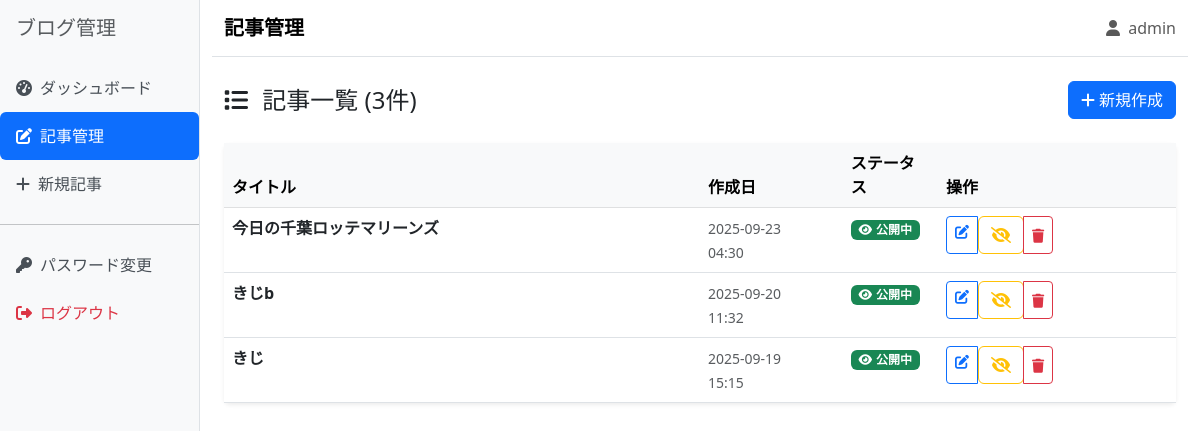
The app's page /admin/posts (signed in), older data.
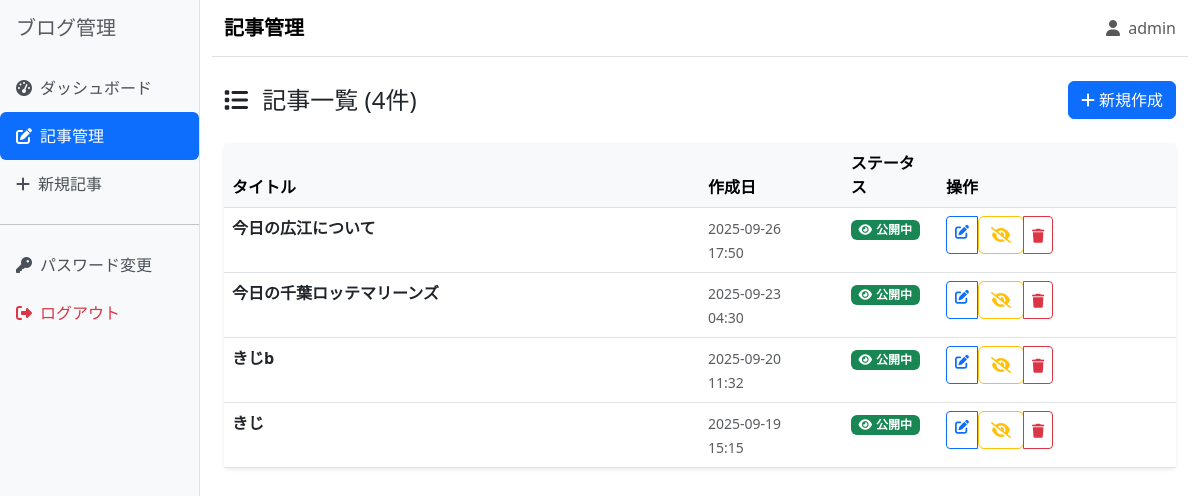
The same page, newer data.
### app.py (models this page shows, shortened)
class Post(db.Model):
    __tablename__ = 'posts'
    id = db.Column(db.Integer, primary_key=True)
    title = db.Column(db.String(200), nullable=False)
    content = db.Column(db.Text, nullable=False)
    created_at = db.Column(db.DateTime, default=datetime.now)
    updated_at = db.Column(db.DateTime, default=datetime.now, onupdate=datetime.now)
    is_published = db.Column(db.Boolean, default=False)

### app.py (the view)
@app.route('/admin/posts')
@login_required
def admin_posts():
    posts = Post.query.order_by(Post.created_at.desc()).all()
    posts_tuple = [
        (post.id, post.title, post.created_at.strftime('%Y-%m-%d %H:%M:%S'), post.is_published)
        for post in posts
    ]
    return render_template('admin/posts.html', posts=posts_tuple)

### app.py (called while the page is built)
def login_required(f):
    @wraps(f)
    def decorated_function(*args, **kwargs):
        if 'admin_logged_in' not in session:
            flash('ログインが必要です', 'error')
            return redirect(url_for('login'))
        return f(*args, **kwargs)
    return decorated_function

### templates/admin/posts.html (shortened to what this page needs)
{% extends "admin/base.html" %}
{% block page_title %}記事管理{% endblock %}
{% block content %}
<div class="d-flex justify-content-between align-items-center mb-4">
    <h4 class="mb-0">
        <i class="fas fa-list me-2"></i>
        記事一覧 ({{ posts|length }}件)
    </h4>
    <a href="{{ url_for('admin_post_new') }}" class="btn btn-primary">
        <i class="fas fa-plus me-1"></i>新規作成
    </a>
</div>
{% if posts %}
<div class="card">
    <div class="card-body p-0">
        <div class="table-responsive">
            <table class="table table-hover mb-0">
                <thead class="table-light">
                    <tr>
                        <th style="width: 50%">タイトル</th>
                        <th style="width: 15%">作成日</th>
                        <th style="width: 10%">ステータス</th>
                        <th style="width: 25%">操作</th>
                    </tr>
                </thead>
                <tbody>
                    {% for post in posts %}
                    <tr>
                        <td>
                            <div>
                                <strong>{{ post[1] }}</strong>
                            </div>
                        </td>
                        <td>
                            <small class="text-muted">
                                {{ post[2][:10] }}<br>
                                {{ post[2][11:16] }}
                            </small>
                        </td>
                        <td>
                            {% if post[3] %}
                                <span class="badge bg-success">
                                    <i class="fas fa-eye me-1"></i>公開中
                                </span>
                            {% else %}
                                <span class="badge bg-secondary">
                                    <i class="fas fa-file me-1"></i>下書き
                                </span>
                            {% endif %}
                        </td>
                        <td>
                            <div class="btn-group btn-group-sm">
                                <a href="{{ url_for('admin_post_edit', post_id=post[0]) }}"
                                   class="btn btn-outline-primary" title="編集">
                                    <i class="fas fa-edit"></i>
                                </a>
                                <form method="POST" action="{{ url_for('admin_post_toggle', post_id=post[0]) }}"
                                      style="display: inline-block;">
                                    <button type="submit"
                                            class="btn btn-outline-{{ 'warning' if post[3] else 'success' }}"
                                            title="{{ '非公開にする' if post[3] else '公開する' }}">
                                        <i class="fas fa-{{ 'eye-slash' if post[3] else 'eye' }}"></i>
                                    </button>
                                </form>
                                <button type="button" class="btn btn-outline-danger"
                                        onclick="confirmDelete({{ post[0] }}, '{{ post[1] }}')" title="削除">
                                    <i class="fas fa-trash"></i>
                                </button>
                            </div>
                        </td>
                    </tr>
                    {% endfor %}
                </tbody>
            </table>
        </div>
    </div>
</div>
{% endif %}
{% endblock %}

Row changes from the older to the newer data that the page shows:
added Post: title "今日の広江について", post "2025-09-26", post "17:50"
Text that changed along with them:
{{ posts|length }}: "3" → "4"
